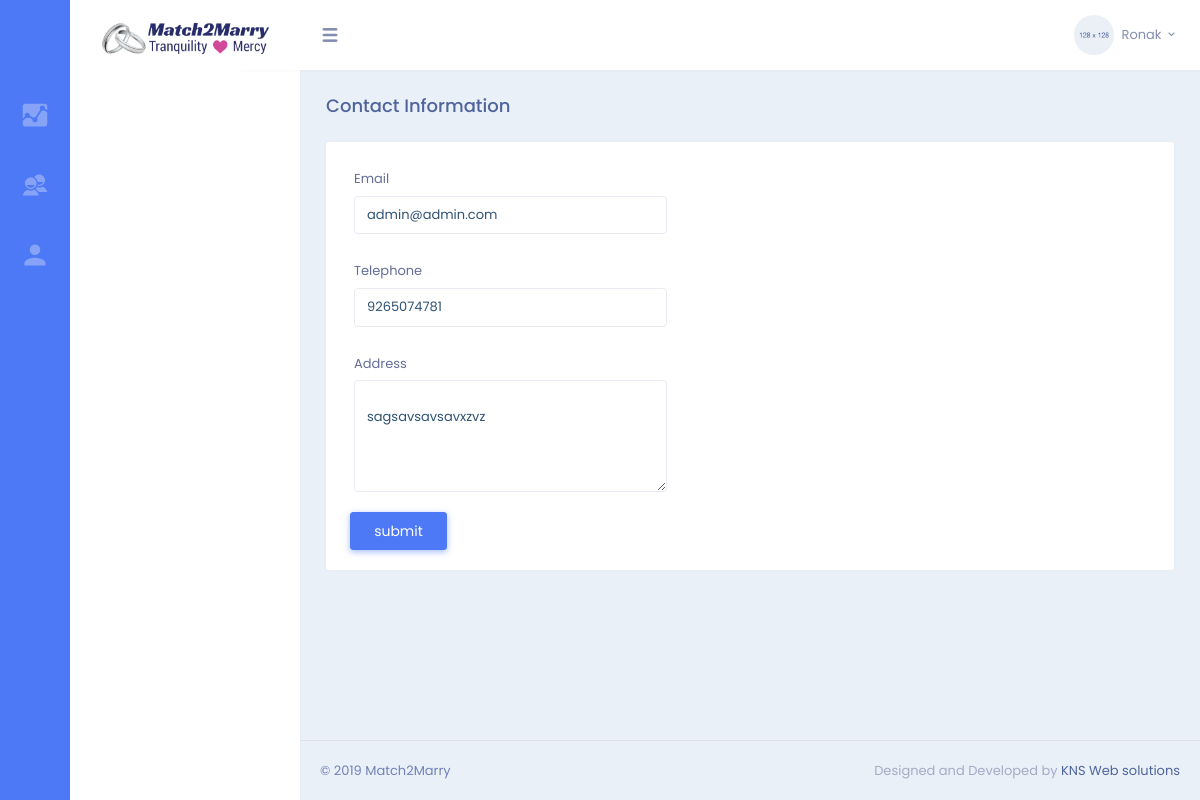
Page /index.php/admin_contact (signed in) on the committed database.
### tables this page shows
CREATE TABLE `site_setting` (
  `email` mediumtext NOT NULL,
  `telephone` mediumtext NOT NULL,
  `address` longtext NOT NULL,
  `logo` mediumtext NOT NULL
);

### application/controllers/Admin_Contact.php (called while the page is built, shortened)
<?php
class Admin_Contact extends CI_Controller{
    public function index(){
        if(isset($_SESSION['user'])){
            $this->load->model('admin_site_setting_m');
            $data = $this->admin_site_setting_m->getdetails();
            $this->load->view('admin/contact',array('my_data'=>$data));
        }else{
            redirect(base_url().'Admin_login');
        }
    }
}

### index.php (called while the page is built, shortened)
<?php
require_once BASEPATH.'core/CodeIgniter.php';

### application/models/Admin_site_setting_m.php (called while the page is built, shortened)
<?php
class admin_site_setting_m extends CI_Model {
    public function getdetails(){
        $q = $this->db->query('select * from site_setting');
        $result = $q->result();
        return $result;
    }
}

### application/views/admin/contact.php (the view, shortened to what this page needs)
<div class="page-content">
             <div class="container-fluid">
                 <div class="row">
                     <div class="col-sm-12">
                         <div class="page-title-box">
                             <h4 class="page-title">Contact Information</h4>
                         </div>
                     </div>
                 </div>
                 <div class="row">
                     <div class="col-lg-12">
                         <div class="card">
                             <div class="card-body">
                                 <?php
                                             foreach ($my_data as $row){
                                         }?>
                                 <div class="row">
                                     <div class="col-lg-6">
                                         <form action="Admin_contact/update" method="post">
                                         <div class="form-group row">
                                             <label for="example-email-input" class="col-sm-3 col-form-label text-left">Email</label>
                                             <div class="col-sm-10">
                                                 <input class="form-control" type="email" value="<?php echo $row->email; ?>" id="example-email-input" name = "email">
                                             </div>
                                         </div>
                                         <div class="form-group row">
                                             <label for="example-tel-input" class="col-sm-3 col-form-label text-left">Telephone</label>
                                             <div class="col-sm-10">
                                                 <input class="form-control" type="tel" value="<?php echo $row->telephone; ?>" id="example-tel-input" name="telephone">
                                             </div>
                                         </div>
                                         <div class="form-group row">
                                             <label for="example-tel-input" class="col-sm-3 col-form-label text-left">Address</label>
                                             <div class="col-sm-10">
                                                 <textarea class="form-control" rows="5" id="message" name="address">
                                                     <?php echo $row->address; ?>
                                                 </textarea>
                                             </div>
                                         </div>
                                         <input type="submit" class="btn btn-primary col-sm-3" name="submit" value="submit">
                                         </form>
                                     </div>
                                 </div>
                             </div>
                         </div>
                     </div>
                 </div>
             </div>
         </div>

### rows in the picture
site_setting: email "admin@admin.com", telephone "9265074781", address "sagsavsavsavxzvz"

### other values in the picture
$_SESSION['user'][0]->Name "Ronak"
